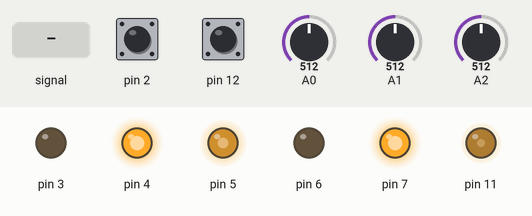
This sketch was run on a simulated Arduino Uno, built with avr-gcc and run on an emulated ATmega328P. Parts: output pins drawn as LEDs (lit = HIGH). The test bench sets the inputs (shaded band); at power-on: A0 = 512, pin 2 HIGH, pin 12 HIGH, A1 = 512, A2 = 512.

Above: at 1.2 s.
1.3 s: A0 fed a 200 Hz sine of ±81 counts around its level
At 1.9 s:
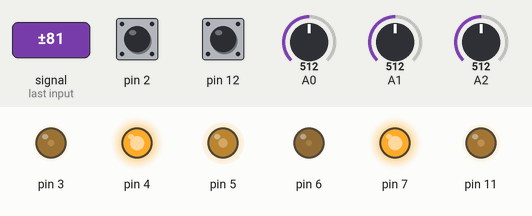
2.8 s: A0 set to 716
At 3.8 s:
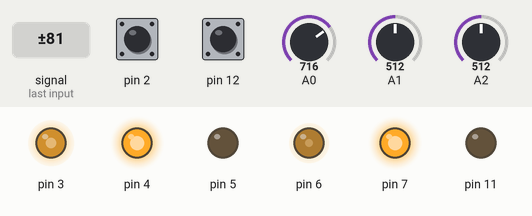
4.3 s: A0 set to 453
5.8 s: A0 set to 427
At 7.2 s:
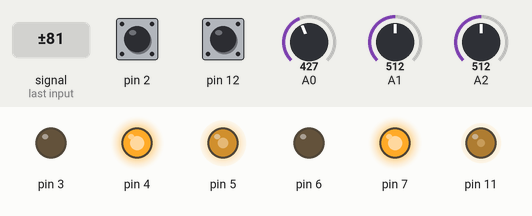
Timing chart, 0 to 8.3 s (numbered marks = the images above; inputs shaded):
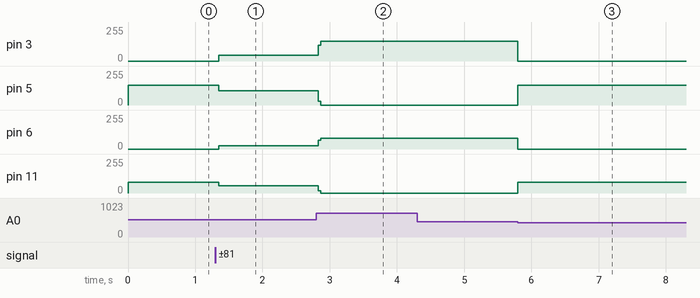

Measured:
- the behaviour switches between 446 and 445 on A0 (found by bisection; images 2 and 3)
- after the input at 1.3 s, pin 3: 0/255 → 44/255 after 0.05 s; pin 5: 150/255 → 106/255 after 0.05 s; pin 6: 0/255 → 24/255 after 0.05 s; pin 11: 80/255 → 56/255 after 0.05 s
- after the input at 2.8 s, pin 3: 44/255 → 150/255 at once; pin 5: 106/255 → 0/255 at once; pin 6: 24/255 → 80/255 at once; pin 11: 56/255 → 0/255 at once
- after the input at 4.3 s, every drawn part: stays the same
- after the input at 5.8 s, pin 3: 150/255 → 0/255 at once; pin 5: 0/255 → 150/255 at once; pin 6: 80/255 → 0/255 at once; pin 11: 0/255 → 80/255 at once

The sketch:

Line_Sensor_Half_Half_Final.ino
```cpp
/*
  Barrier Demo With Whiskers and line sensors
  By: Carlos, Jon, Sebastian
  Written: March 22, 2024
  Edited: April 25, 2024
  I/O Pins
  A0: Left Line Sensor
  A1: Center Line Sensor
  A2: Right Line Sensor
  A3:
  A4:
  A5:
  D0:
  D1:
  D2: Right Wheel Encoder
  D3: Right Forward PWM - OCR2B
  D4: Left Motor Control
  D5: Left Forward PWM - OC0B
  D6: Left Reverse PWM - OC0A
  D7: Right Motor Control
  D8:
  D9:
  D10:
  D11: Right Reverse PWM - OC2A
  D12: Left Wheel Encoder
  D13:
*/

void setup() {

  DDRD = 0xF8;                      // output pin for the PWM signals of motor control and trigger pin
  DDRB = 0x08;                      // output pin for the PWM signals of motor control

  PORTB |= 0x10;                    // enables internal pull-up on left encoder
  PORTD |= 0x04;                    // enables internal pull-up on right encoder

  cli();                            // clears the interrupt enable flag on SREG

  TCCR0A = 0xA1;                    // Using phase-correct PWM, clear on A, clear on B
  TCCR0B = 0x01;                    // with prescale value of 1


  TCCR2A = 0xA1;                    // Using phase-correct PWM, clear on A, clear on B
  TCCR2B = 0x01;                    // with prescale value of 1

  ADCSRA = 0xCF;                    // auto trigger disable, prescale of 128 ADC enabled and start conversion bit on
  ADCSRB = 0x00;                    // free-running mode
  ADMUX = 0x40;                     // AVCC mode, 8-bit precision, analog bit A0 originally

  PCICR = 0x01;                     // activates the pin change interrupt
  PCMSK0 = 0x10;                    // pins D12 and enables interrupts

  EICRA = 0x02;                     // pin D2 and triggers on falling edge
  EIMSK = 0x01;                     // enables interrupts on D2

  sei();                            // sets the interrupt enable flag on SREG

  PORTD |= 0x90;                    // enables the motor control

}

volatile unsigned char button = 0;
volatile unsigned int leftWheel = 0;
volatile unsigned int rightWheel = 0;
volatile unsigned char leftSensor = 0;
volatile unsigned char centerSensor = 0;
volatile unsigned char rightSensor = 0;

void loop() {

  unsigned int avgCount = average(leftWheel, rightWheel);    // average value of the toggles between both the wheels
  unsigned int distance = (avgCount * 105L) / 100;

  if (distance < 900) {
    if (centerSensor >= 800) {                       // if center detects...
      OCR0A = 0;
      OCR0B = 200;                      // sends the left motor forward
      OCR2A = 0;
      OCR2B = 200;                      // sends the right motor forward

    } else if ((leftSensor - 190) > rightSensor) {     // if left sensor detects...
      OCR0A = 80;                       // left reverse signal
      OCR0B = 0;
      OCR2A = 0;
      OCR2B = 150;                       // right forward signal

    } else if (rightSensor > (leftSensor - 190)) {     // if right sensor detects...
      OCR0A = 0;
      OCR0B = 150;                       // left forward signal
      OCR2B = 0;
      OCR2A = 80;                       // right reverse signal
    }
  }
  else if (distance >= 900) {
    if (centerSensor >= 750) {                       // if center detects...
      OCR0A = 0;
      OCR0B = 150;                      // sends the left motor forward
      OCR2A = 0;
      OCR2B = 150;                      // sends the right motor forward

    } else if ((leftSensor - 190) > rightSensor) {     // if left sensor detects...
      OCR0A = 0;                       // left reverse signal
      OCR0B = 0;
      OCR2A = 0;
      OCR2B = 150;                       // right forward signal

    } else if (rightSensor > (leftSensor - 190)) {     // if right sensor detects...
      OCR0A = 0;
      OCR0B = 150;                       // left forward signal
      OCR2B = 0;
      OCR2A = 0;                       // right reverse signal


    } else if ((centerSensor < 900) && (distance >= 1800)) {   // STOPPP MOVINGGG...
      OCR0B = 0;
      OCR0A = 0;
      OCR2A = 0;
      OCR2B = 0;
    }
  }
}


// Do we want to use a circular buffer?
unsigned int average(unsigned int leftWheel, unsigned int rightWheel) {
  return ((leftWheel + rightWheel) / 2);
}


ISR(PCINT0_vect) {                // left wheel encoder
  if ((button = PINB & 0x10) == 0)
    leftWheel++;
}

ISR(INT0_vect) {                  // right wheel encoder
  if ((button = PIND & 0x04) == 0)
    rightWheel++;
}

ISR(ADC_vect) {
  /* Depending on which ADMUX value is set, it
      will store the value of that ADC register
      onto that sensor's variable
  */
  if (ADMUX == 0x40) {               // A0 left sensor
    leftSensor = ADC;
    ADMUX = 0x41;
  } else if (ADMUX == 0x41) {        // A1 center sensor
    centerSensor = ADC;
    ADMUX = 0x42;
  } else if (ADMUX == 0x42) {        // A2 right sensor
    rightSensor = ADC;
    ADMUX = 0x40;
  }

  ADCSRA |= 0x40;                    // start a new conversion
}
```
